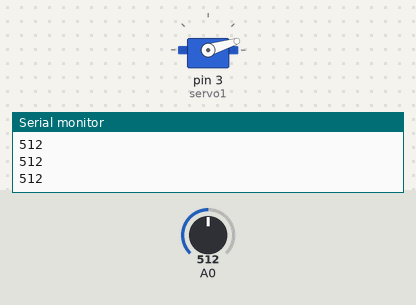
The sketch below on a simulated Arduino Uno, built with avr-gcc and run on an emulated ATmega328P. On the bench: servo, the last lines printed to the serial monitor. The inputs (shaded band) are chosen by the test bench; at power-on: A0 = 512.

Above: at 1.2 s.
1.3 s: A0 set to 716
At 2.5 s:
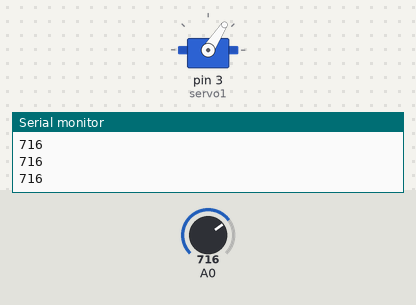
2.8 s: A0 set to 900
At 3.9 s:
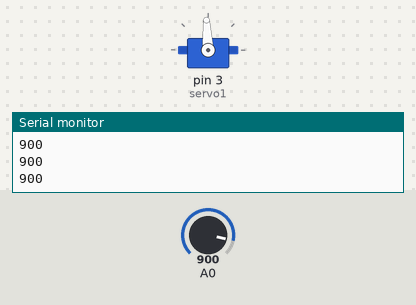
4.3 s: A0 set to 1023
At 5.3 s:
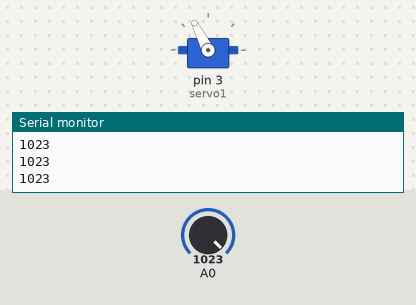
5.8 s: A0 set to 306
At 6.6 s:
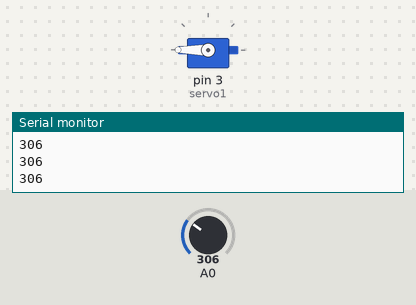
7.3 s: A0 set to 511
At 8.0 s:
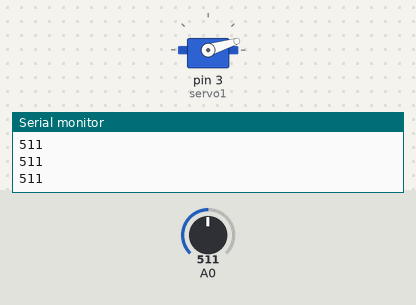
Timing chart, 0 to 9.8 s (numbered marks = the images above; inputs shaded):
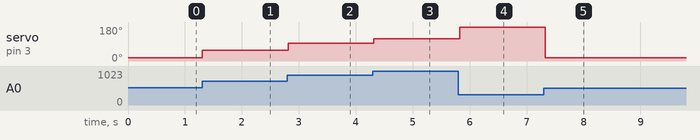

Measured:
- after the input at 1.3 s, servo on pin 3 (servo1): 17° → 57° at once
- after the input at 2.8 s, servo on pin 3 (servo1): 57° → 93° at once
- after the input at 4.3 s, servo on pin 3 (servo1): 93° → 117° at once
- after the input at 5.8 s, servo on pin 3 (servo1): 117° → 180° at once
- after the input at 7.3 s, servo on pin 3 (servo1): 180° → 17° at once

The sketch:

practica_8a.ino
```cpp
#include <Servo.h>;
long duration, distance, dec;
Servo servo1;

void setup() {
  Serial.begin (9600);
  servo1.attach(3);
}

void loop() {
  int sensorValue = analogRead(A0);
  Serial.println(sensorValue);
  dec= 2*(sensorValue - 150);
  servo1.write(dec);
  delay(100);
}
```
